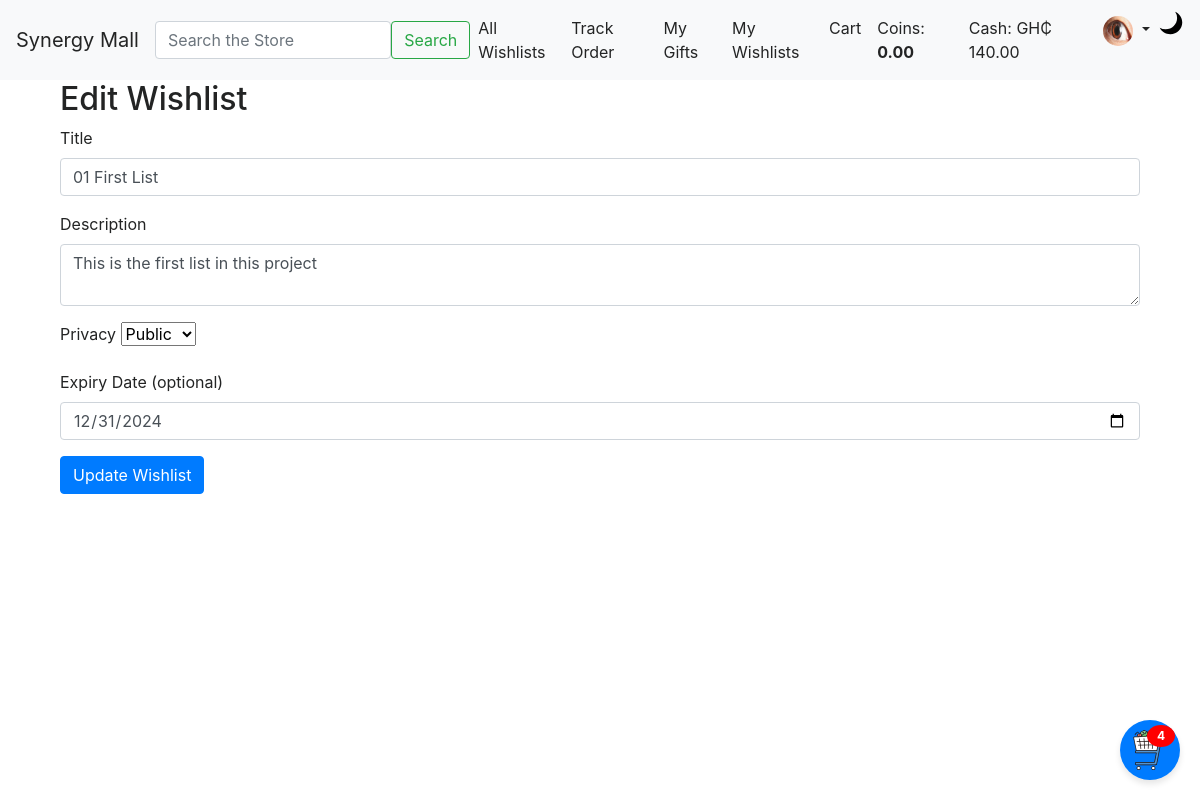
The page /wishlist/1/edit/ (signed in) on the database its author committed.
### users/models.py (models this page shows, shortened)
class User(AbstractBaseUser, PermissionsMixin):
    ROLE_CHOICES = (
        ('vendor', 'Vendor'),
        ('regular', 'RegularUser'),
        ('marketer', 'Marketer'),
        ('manager', 'Manager'),
    )
    username = models.CharField(max_length=50, blank=False, null=False, unique=True)
    email = models.EmailField(unique=True)
    first_name = models.CharField(max_length=50)
    surname = models.CharField(max_length=50)
    other_names = models.CharField(max_length=100, blank=True, null=True)
    phone_number = models.CharField(max_length=15, unique=True)
    profile_picture = models.ImageField(upload_to='profile_pictures/', blank=True, null=True)
    id_document_number = models.CharField(max_length=100, blank=True, null=True)
    id_image = models.ImageField(upload_to='identification_images/', blank=True, null=True)
    default_shipping_address = models.TextField(max_length=400, blank=True, null=True)
    cash = models.DecimalField(max_digits=12, decimal_places=2, default=0.00)  # Wallet/cash balance
    role = models.CharField(max_length=10, choices=ROLE_CHOICES)
    is_active = models.BooleanField(default=True)
    is_staff = models.BooleanField(default=False)
    date_joined = models.DateTimeField(default=timezone.now)
    groups = models.ManyToManyField(
        Group,
        related_name='custom_user_groups',  # Adding related_name
        blank=True,
        help_text='The groups this user belongs to.',
        verbose_name='groups',
    )
    user_permissions = models.ManyToManyField(
        Permission,
        related_name='custom_user_permissions',  # Adding related_name
        blank=True,
        help_text='Specific permissions for this user.',
        verbose_name='user permissions',
    )
    objects = UserManager()
    USERNAME_FIELD = 'email'
    REQUIRED_FIELDS = []

### synergy_mall/models.py (models this page shows, shortened)
class Wishlist(models.Model):
    PRIVACY_CHOICES = [
        ('public', 'Public'),
        ('private', 'Private'),
    ]
    user = models.ForeignKey(settings.AUTH_USER_MODEL, on_delete=models.CASCADE)
    title = models.CharField(max_length=255)
    description = models.TextField(blank=True, null=True)
    privacy = models.CharField(max_length=10, choices=PRIVACY_CHOICES, default='private')
    shareable_link = models.UUIDField(default=uuid.uuid4, editable=False, unique=True)
    expiry_date = models.DateTimeField(blank=True, null=True)
    created_at = models.DateTimeField(auto_now_add=True)
    updated_at = models.DateTimeField(auto_now=True)
    objects = WishlistManager()

### synergy_mall/views.py (the view, shortened to what this page needs)
# urls.py: path('wishlist/<int:wishlist_id>/edit/', views.edit_wishlist, name='edit_wishlist'),
@login_required
def edit_wishlist(request, wishlist_id):
    wishlist_service = WishlistService(request.user)
    wishlist = wishlist_service._get_user_wishlist(wishlist_id)
    context = {
        'wishlist': wishlist
    }
    return render(request, 'synergy_mall/edit_wishlist.html', context)

### synergy_mall/context_processors.py (called while the page is built)
def get_cart(request):
    if request.user.is_authenticated:
        return Cart.objects.filter(user=request.user, status="active").first()
    session_key = request.session.session_key
    if not session_key:
        request.session.create()
        session_key = request.session.session_key
    return Cart.objects.filter(session_key=session_key, status="active").first()

def cart_context(request):
    cart = get_cart(request)
    cart_item_count = cart.items.all().count() if cart else 0
    return {
        "cart": cart,
        "cart_items_count": cart_item_count,
    }

### synergy_mall/models.py (called while the page is built)
    def get_queryset(self):
        return WishlistQuerySet(self.model, using=self._db)  # Use the custom QuerySet

    def get_total_price(self):
        return sum(item.get_total_price() for item in self.items.all())

    def get_total_price(self):
        return self.price * self.quantity

### synergy_mall/wishlist.py (called while the page is built)
    def _get_user_wishlist(self, wishlist_id):
        wishlist = get_object_or_404(Wishlist, id=wishlist_id, user=self.user)
        return wishlist

### synergy_mall/templates/synergy_mall/edit_wishlist.html (shortened to what this page needs)
{% extends 'base.html' %}
{% block content %}
<div class="container">
    <h2>Edit Wishlist</h2>
    <form method="POST">
        <div class="mb-3">
            <label for="title" class="form-label">Title</label>
            {% if wishlist.title == "General List" %}
                <input type="text" class="form-control" id="title" name="title" value="{{ wishlist.title }}" readonly>
                <small class="form-text text-muted">The title of the "General List" cannot be changed.</small>
            {% else %}
                <input type="text" class="form-control" id="title" name="title" value="{{ wishlist.title }}" required>
            {% endif %}
        </div>
        <div class="mb-3">
            <label for="description" class="form-label">Description</label>
            <textarea class="form-control" id="description" name="description">{{ wishlist.description }}</textarea>
        </div>
        <div class="mb-3">
            <label for="privacy" class="form-label">Privacy</label>
            {% if wishlist.title == "General List" %}
                <select class="form-select" id="privacy" name="privacy" disabled>
                    <option value="private" {% if wishlist.privacy == 'private' %}selected{% endif %}>Private</option>
                    <option value="public" {% if wishlist.privacy == 'public' %}selected{% endif %}>Public</option>
                </select>
                <small class="form-text text-muted">The privacy of the "General List" cannot be changed.</small>
            {% else %}
                <select class="form-select" id="privacy" name="privacy">
                    <option value="public" {% if wishlist.privacy == 'public' %}selected{% endif %}>Public</option>
                </select>
            {% endif %}
        </div>
        <div class="mb-3">
            <label for="expiry_date" class="form-label">Expiry Date (optional)</label>
            {% if wishlist.title == "General List" %}
                <input type="date" class="form-control" id="expiry_date" name="expiry_date" value="{{ wishlist.expiry_date|date:'Y-m-d' }}" readonly>
                <small class="form-text text-muted">The expiry date of the "General List" cannot be changed.</small>
            {% else %}
                <input type="date" class="form-control" id="expiry_date" name="expiry_date" value="{{ wishlist.expiry_date|date:'Y-m-d' }}">
            {% endif %}
        </div>
        <button type="submit" class="btn btn-primary">Update Wishlist</button>
    </form>
</div>
{% endblock %}

### SYNERGY/templates/base.html (shortened to what this page needs)
<!DOCTYPE html>
<html lang="en">
<head>
    {% load static %}
    <link href="https://stackpath.bootstrapcdn.com/bootstrap/4.5.2/css/bootstrap.min.css" rel="stylesheet">
    {% load static %}
    <link rel="stylesheet" href="{% static 'css/styles.css' %}">
    <link href="https://cdnjs.cloudflare.com/ajax/libs/font-awesome/6.0.0-beta3/css/all.min.css" rel="stylesheet">
</head>
<body class="theme-light">
    <nav class="navbar navbar-expand-lg navbar-light sticky-top">
        <a class="navbar-brand" href="{% url 'index' %}">Synergy Mall</a>
        <form class="d-flex mx-auto" action="{% url 'search_product' %}" method="GET">
            <input class="form-control me-2" type="search" name="q" placeholder="Search the Store" aria-label="Search" required>
            <button class="btn btn-outline-success d-none d-lg-block" type="submit">Search</button>
        </form>
        <div class="collapse navbar-collapse" id="navbarNav">
            <ul class="navbar-nav ml-auto">
                <li class="nav-item">
                    <a class="nav-link" href="{% url 'all_wishlists' %}">All Wishlists</a>
                </li>
                <li><a class="nav-link" href="{% url 'track_order' %}">Track Order</a></li>
                {% if user.is_authenticated %}
                    {% if request.user.role == 'vendor' %}
                        <li class="nav-item">
                            <a class="nav-link" href="{% url 'add_product' %}">Add Product</a>
                        </li>
                        <li class="nav-item">
                            <a class="nav-link" href="{% url 'product_list' %}">My Products</a>
                        </li>
                        <li class="nav-item">
                            <a class="nav-link" href="#">My Dashboard</a>
                        </li>
                        <li class="nav-item">
                            <a class="nav-link" href="{% url 'vendor_orders' %}">Pending Orders</a>
                        </li>
                    {% else %}
                        <li class="nav-item">
                            <a class="nav-link" href="{% url 'received_gifts' %}">My Gifts</a>
                        </li>
                        <li class="nav-item">
                            <a class="nav-link" href="{% url 'my_wishlists' %}">My Wishlists</a>
                        </li>
                        <li class="nav-item">
                            <a class="nav-link" href="{% url 'view_cart' %}">Cart</a>
                        </li>
                        <li class="nav-item">
                            <span class="nav-link">
                                Coins: <strong>{{ user.coin_account.total_coins|default:"0.00" }}</strong>
                            </span>
                        </li>
                        <li class="nav-item">
                            <span class="nav-link">Cash: GH₵ {{ user.cash|floatformat:2 }}</span>
                        </li>
                    {% endif %}
                    <li class="nav-item dropdown">
                        <a class="nav-link dropdown-toggle" href="#" id="navbarDropdown" role="button" data-toggle="dropdown" aria-haspopup="true" aria-expanded="false">
                            {% if user.profile_picture %}
                                <img src="{{ user.profile_picture.url }}" alt="{{ user.username }}'s profile picture" class="rounded-circle" width="30" height="30">
                            {% else %}
                                <img src="{{ STATIC_URL }}/default-profile.svg" alt="Profile Picture" class="rounded-circle" width="30" height="30">
                            {% endif %}
                        </a>
                    </li>
                {% endif %}
                <li class="nav-item">
                    <button class="btn btn-link nav-link p-0" id="themeToggle" onclick="toggleTheme()" title="Toggle Theme">
                        <img id="themeIcon" src="{% static 'images/moon.svg' %}" alt="Theme Toggle" width="24" height="24">
                    </button>
                </li>
            </ul>
        </div>
    </nav>
    <div class="container">
        {% block content %}{% endblock %}
    </div>
    <div id="floating-cart" style="position: fixed; bottom: 20px; right: 20px; z-index: 1000;">
        <button class="btn btn-primary rounded-circle" data-toggle="modal" data-target="#cartModal"
                style="width: 60px; height: 60px; display: flex; align-items: center; justify-content: center; position: relative;">
            <img src="{% static 'images/cart.svg' %}" alt="Cart Icon" width="40" height="40">
            {% if cart_items_count > 0 %}
                <span class="badge badge-danger" style="position: absolute; top: 5px; right: 5px; border-radius: 50%; padding: 5px 10px; font-size: 12px;">
                    {{ cart_items_count }}
                </span>
            {% endif %}
        </button>
    </div>
</body>
</html>

### static/css/styles.css (style rules this page uses)
body.theme-light { background-color: #ffffff; color: #232424; }
body.theme-light .navbar { background-color: #f8f9fa; color: #232424; }
body.theme-light .navbar .navbar-brand, body.theme-light .navbar .nav-link, body.theme-light .navbar .dropdown-toggle { color: #232424; }
#themeToggle img { transition: transform 0.2s ease; }
#floating-cart .badge-danger { background-color: red; color: white; font-weight: bold; }
#floating-cart .btn-primary { background-color: #007bff; border: none; font-size: 20px; }
#floating-cart button { box-shadow: 0 4px 6px rgba(0, 0, 0, 0.1); transition: transform 0.2s ease, box-shadow 0.2s ease; }
.badge-danger { background-color: #ff5e57; color: white; }

### rows shown on the page
User: coin_account.total_coins "0.00", cash "140.00", profile_picture (picture)
Wishlist: title "01 First List", description "This is the first list in this project", privacy "Public", expiry_date "12/31/2024"

### other values the page prints
{{ cart_items_count }} "4"
